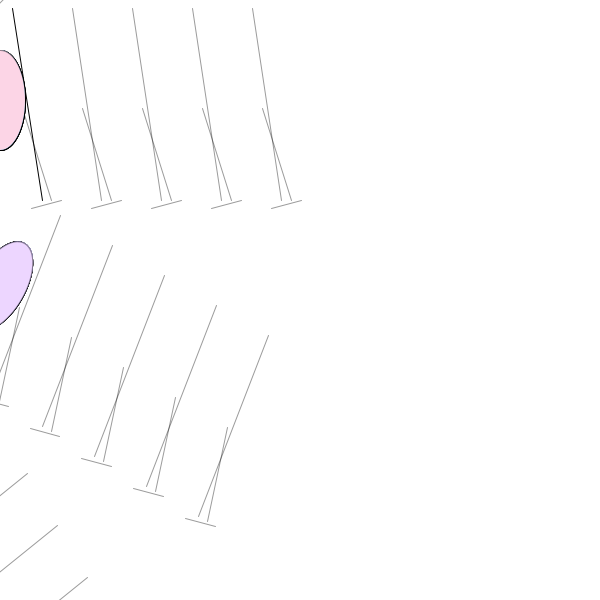
Frame 1 (no input)
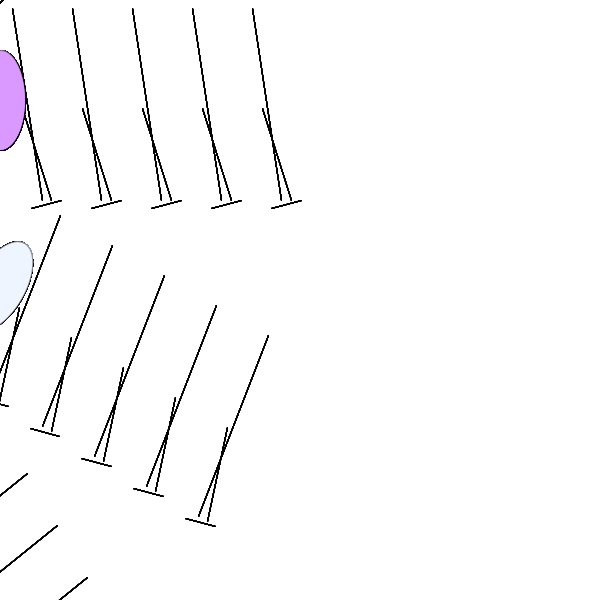
Frame 60 (the mouse pressed at the canvas centre just before this capture)
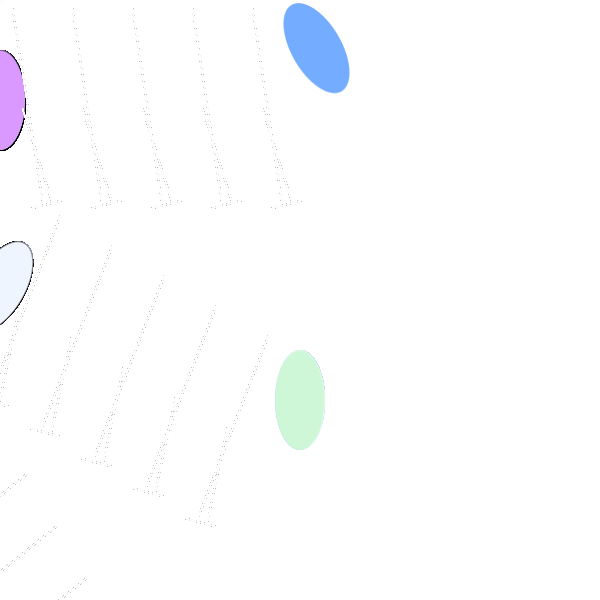
Frame 120 (the mouse held since frame 60 and released just before this capture)

The Processing sketch that drew these frames (run headless with seeded random() and noise(); from frame 60 on, the mouse is pressed at the canvas centre):

// Processing sketch: processing_136332
// ── processing_136332.pde

void setup(){
  size(600,600);
  background(255);  
  smooth();
 
}

void draw(){
  for(int i = 8; i <= 300; i += 100) {
  for(int j = 12; j <= 300; j += 5) {
    fill(0);    
    line(j,i, j+30,200); 
  float r =random(100,300);
  float g =random(150,250);
  float b =random(200,350);
  fill(r,g,b,250);
  stroke(mouseY,mouseX,mouseY,100);

    translate(50,200);
    rotate(PI/6);
    ellipse(mouseX,mouseY+100,50,100);
   }
}
}
